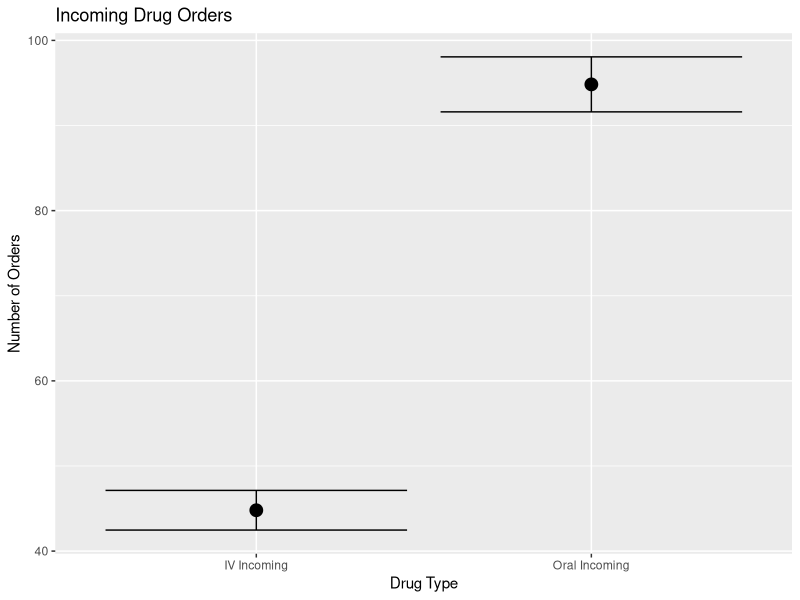
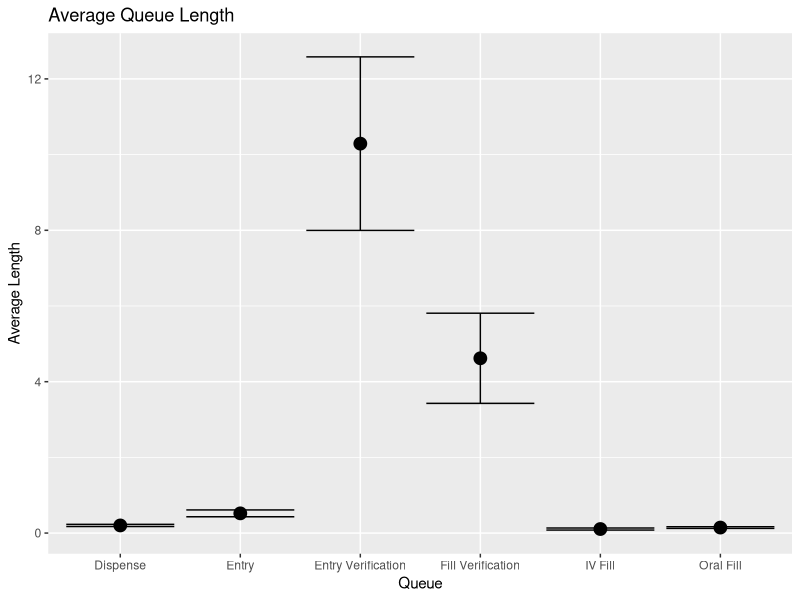
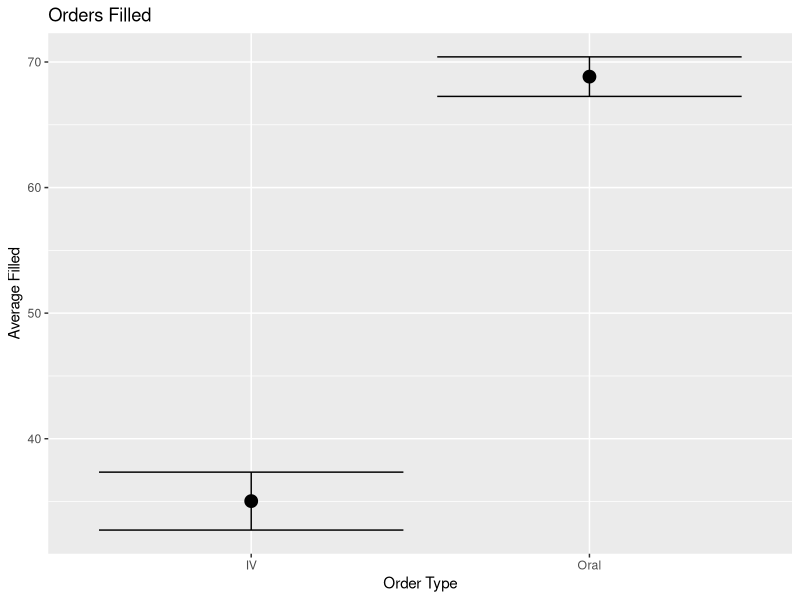
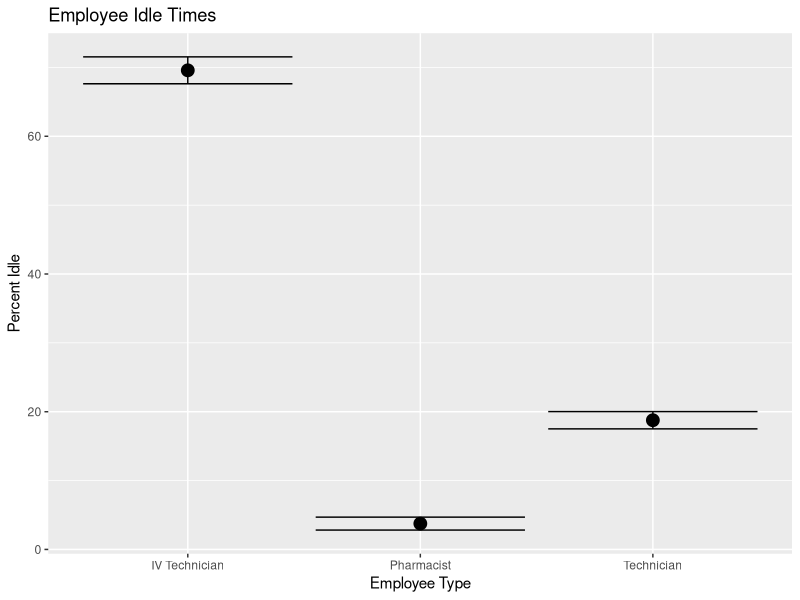
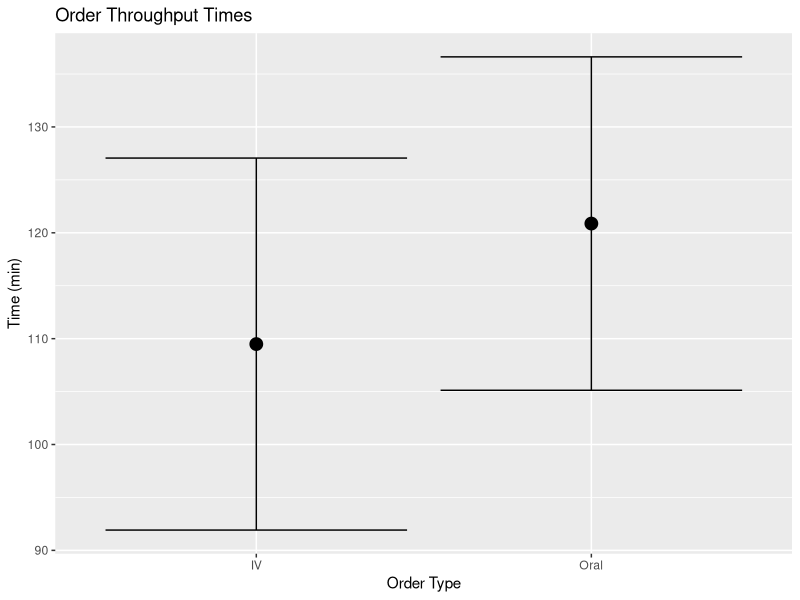

These charts were generated, in order, by the following R code:
setwd("~/Desktop/PSM/Fall 2019/Capstone/Mayo/FirstRun")
rm(list = ls())
zstar <- qnorm(.975)
duration <- 12*60
toc <- 0.25
library(ggplot2)
##### Oral Incoming Stats
X <- read.csv("OralIncomingCounts.txt", header = FALSE)
oralIn <- X[,1]
mu=mean(oralIn)
s=sd(oralIn)
delta <- zstar*s/sqrt(length(oralIn))
(lowerOralIn<- mu-delta)
(upperOralIn<- mu+delta)

##### IV Incoming Stats
X <- read.csv("IVIncomingCounts.txt", header = FALSE)
ivIn <- X[,1]
mu=mean(ivIn)
s=sd(ivIn)
delta <- zstar*s/sqrt(length(ivIn))
(lowerIVIn<- mu-delta)
(upperIVIn<- mu+delta)


### Incoming intervals:
df <- data.frame(x=c("Oral Incoming", "IV Incoming"), L=c(lowerOralIn,lowerIVIn), C=c(mean(oralIn), mean(ivIn)), U=c(upperOralIn, upperIVIn))
p <- ggplot(df, aes(x = x, y = C)) +
  geom_point(size = 4) +
  geom_errorbar(aes(ymax = U, ymin = L))
p + labs(title = "Incoming Drug Orders", x = "Drug Type", y="Number of Orders")
png("IncomingCIs.png")
p <- ggplot(df, aes(x = x, y = C)) +
  geom_point(size = 4) +
  geom_errorbar(aes(ymax = U, ymin = L))
p + labs(title = "Incoming Drug Orders", x = "Drug Type", y="Number of Orders")
dev.off()


##### Entry Queue Lengths
X <- read.csv("entryQueueCounts.txt", header = FALSE)
X <- t(X)
X<-X[-dim(X)[1],]
entryQ <- colMeans(X)
mu=mean(entryQ)
s=sd(entryQ)
delta <- zstar*s/sqrt(length(entryQ))
(lowerEntryQ<- mu-delta)
(upperEntryQ<- mu+delta)

##### Entry Verification Queue Lengths
X <- read.csv("entryVerQueueCounts.txt", header = FALSE)
X <- t(X)
X<-X[-dim(X)[1],]
entryVerQ <- colMeans(X)
mu=mean(entryVerQ)
s=sd(entryVerQ)
delta <- zstar*s/sqrt(length(entryVerQ))
(lowerEntryVerQ<- mu-delta)
(upperEntryVerQ<- mu+delta)

##### Oral Fill Queue Lengths
X <- read.csv("oralFillQueueCounts.txt", header = FALSE)
X <- t(X)
X<-X[-dim(X)[1],]
oralFillQ <- colMeans(X)
mu=mean(oralFillQ)
s=sd(oralFillQ)
delta <- zstar*s/sqrt(length(oralFillQ))
(lowerOralFillQ<- mu-delta)
(upperOralFillQ<- mu+delta)

##### IV Fill Queue Lengths
X <- read.csv("ivFillQueueCounts.txt", header = FALSE)
X <- t(X)
X<-X[-dim(X)[1],]
ivFillQ <- colMeans(X)
mu=mean(ivFillQ)
s=sd(ivFillQ)
delta <- zstar*s/sqrt(length(ivFillQ))
(lowerIVFillQ<- mu-delta)
(upperIVFillQ<- mu+delta)

##### Fill Verfification Queue Lengths
X <- read.csv("fillVerQueueCounts.txt", header = FALSE)
X <- t(X)
X<-X[-dim(X)[1],]
fillVerQ <- colMeans(X)
mu=mean(fillVerQ)
s=sd(fillVerQ)
delta <- zstar*s/sqrt(length(fillVerQ))
(lowerFillVerQ<- mu-delta)
(upperFillVerQ<- mu+delta)

##### Dispense Queue Lengths
X <- read.csv("dispQueueCounts.txt", header = FALSE)
X <- t(X)
X<-X[-dim(X)[1],]
dispQ <- colMeans(X)
mu=mean(dispQ)
s=sd(dispQ)
delta <- zstar*s/sqrt(length(dispQ))
(lowerDispQ<- mu-delta)
(upperDispQ<- mu+delta)


### Queue Length intervals:
df <- data.frame(x=c("Entry", "Entry Verification", "Oral Fill", "IV Fill", "Fill Verification", "Dispense"), L=c(lowerEntryQ,lowerEntryVerQ, lowerOralFillQ, lowerIVFillQ, lowerFillVerQ, lowerDispQ), C=c(mean(entryQ), mean(entryVerQ), mean(oralFillQ), mean(ivFillQ),mean(fillVerQ), mean(dispQ)), U=c(upperEntryQ, upperEntryVerQ, upperOralFillQ, upperIVFillQ, upperFillVerQ, upperDispQ))
p <- ggplot(df, aes(x = x, y = C)) +
  geom_point(size = 4) +
  geom_errorbar(aes(ymax = U, ymin = L))
p + labs(title = "Average Queue Length", x = "Queue", y="Average Length")
png("QueueCIs.png")
p <- ggplot(df, aes(x = x, y = C)) +
  geom_point(size = 4) +
  geom_errorbar(aes(ymax = U, ymin = L))
p + labs(title = "Average Queue Length", x = "Queue", y="Average Length")
dev.off()


#### Oral Filled Stats
X <- read.csv("oralFilled.txt", header = FALSE)
oralOut <- X[,1]
mu=mean(oralOut)
s=sd(oralOut)
delta <- zstar*s/sqrt(length(oralOut))
(lowerOralOut<- mu-delta)
(upperOralOut<- mu+delta)

#### IV Filled Stats
X <- read.csv("ivFilled.txt", header = FALSE)
ivOut <- X[,1]
mu=mean(ivOut)
s=sd(ivOut)
delta <- zstar*s/sqrt(length(ivOut))
(lowerIVOut<- mu-delta)
(upperIVOut<- mu+delta)

### Filled intervals:
df <- data.frame(x=c("Oral", "IV"), L=c(lowerOralOut,lowerIVOut), C=c(mean(oralOut), mean(ivOut)), U=c(upperOralOut, upperIVOut))
p <- ggplot(df, aes(x = x, y = C)) +
  geom_point(size = 4) +
  geom_errorbar(aes(ymax = U, ymin = L))
p + labs(title = "Orders Filled", x = "Order Type", y="Average Filled")
png("FilledCIs.png")
p <- ggplot(df, aes(x = x, y = C)) +
  geom_point(size = 4) +
  geom_errorbar(aes(ymax = U, ymin = L))
p + labs(title = "Orders Filled", x = "Order Type", y="Average Filled")
dev.off()



#### Pharmacist Idle Times
X <- read.csv("pharmIdle.txt", header = FALSE)
X <- t(X)
X<-X[-dim(X)[1],]
pharmIdle <- colMeans(X)
pharmIdle <- pharmIdle/duration*100
# These will be percentages right now, can remove if desired
mu=mean(pharmIdle)#/duration*100
s=sd(pharmIdle)#/duration*100
delta <- zstar*s/sqrt(length(pharmIdle))
(lowerPharmIdle<- mu-delta)
(upperPharmIdle<- mu+delta)

## Normal Technician Idle Times
X <- read.csv("techIdle.txt", header = FALSE)
X <- t(X)
X<-X[-dim(X)[1],]
techIdle <- colMeans(X)
techIdle <- techIdle/duration*100
# These will be percentages right now, can remove if desired
mu=mean(techIdle)#/duration*100
s=sd(techIdle)#/duration*100
delta <- zstar*s/sqrt(length(techIdle))
(lowerTechIdle<- mu-delta)
(upperTechIdle<- mu+delta)

## IV Technician Idle Times
X <- read.csv("ivTechIdle.txt", header = FALSE)
X <- t(X)
X<-X[-dim(X)[1],]
ivTechIdle <- X
ivTechIdle <- ivTechIdle/duration*100
# These will be percentages right now, can remove if desired
mu=mean(ivTechIdle)#/duration*100
s=sd(ivTechIdle)#/duration*100
delta <- zstar*s/sqrt(length(ivTechIdle))
(lowerIVTechIdle<- mu-delta)
(upperIVTechIdle<- mu+delta)


### Idle intervals:
df <- data.frame(x=c("Pharmacist", "Technician", "IV Technician"), L=c(lowerPharmIdle,lowerTechIdle,lowerIVTechIdle), C=c(mean(pharmIdle), mean(techIdle), mean(ivTechIdle)), U=c(upperPharmIdle, upperTechIdle, upperIVTechIdle))
p <- ggplot(df, aes(x = x, y = C)) +
  geom_point(size = 4) +
  geom_errorbar(aes(ymax = U, ymin = L))
p + labs(title = "Employee Idle Times", x = "Employee Type", y="Percent Idle")
png("IdleCIs.png")
p <- ggplot(df, aes(x = x, y = C)) +
  geom_point(size = 4) +
  geom_errorbar(aes(ymax = U, ymin = L))
p + labs(title = "Employee Idle Times", x = "Employee Type", y="Percent Idle")
dev.off()


### Oral Throughput Times
no_col <- max(count.fields("oralTotals.txt", sep = ","))
X <- read.table("oralTotals.txt" ,sep=",",fill=TRUE,header = F,col.names=c("chr", "start", "end", "length",1:no_col))
X <- t(X)
oralThrough <- colMeans(X, na.rm=TRUE)
#Convert from steps to minutes
oralThrough <- oralThrough*toc
mu=mean(oralThrough)
s=sd(oralThrough)
delta <- zstar*s/sqrt(length(oralThrough))
(lowerOralThrough<- mu-delta)
(upperOralThrough<- mu+delta)

### IV Throughput Times
no_col <- max(count.fields("ivTotals.txt", sep = ","))
X <- read.table("ivTotals.txt" ,sep=",",fill=TRUE,header = F,col.names=c("chr", "start", "end", "length",1:no_col))
X <- t(X)
ivThrough <- colMeans(X, na.rm=TRUE)
#Convert from steps to minutes
ivThrough <- ivThrough*toc
mu=mean(ivThrough)
s=sd(ivThrough)
delta <- zstar*s/sqrt(length(ivThrough))
(lowerIVThrough<- mu-delta)
(upperIVThrough<- mu+delta)


### Throughput Intervals
### Idle intervals:
df <- data.frame(x=c("Oral", "IV"), L=c(lowerOralThrough,lowerIVThrough), C=c(mean(oralThrough), mean(ivThrough)), U=c(upperOralThrough, upperIVThrough))
p <- ggplot(df, aes(x = x, y = C)) +
  geom_point(size = 4) +
  geom_errorbar(aes(ymax = U, ymin = L))
p + labs(title = "Order Throughput Times", x = "Order Type", y="Time (min)")
png("ThroughputCIs.png")
p <- ggplot(df, aes(x = x, y = C)) +
  geom_point(size = 4) +
  geom_errorbar(aes(ymax = U, ymin = L))
p + labs(title = "Order Throughput Times", x = "Order Type", y="Time (min)")
dev.off()
